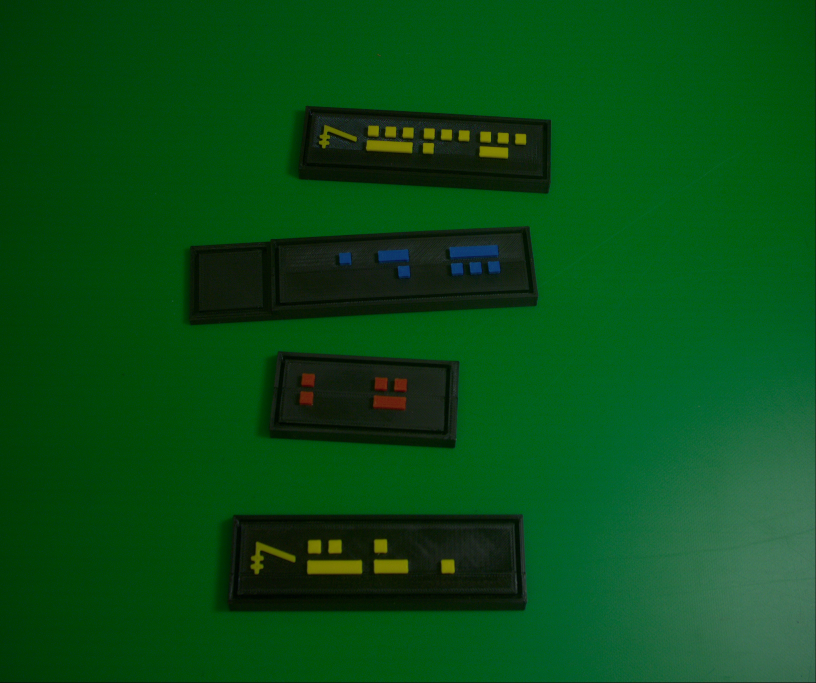
#> input picture captured_images/capture_20251211_143050.jpg, 2448 x 2048 px (shown at 1/3 size)
$ python test.py
#> lines starting #> are read from the running program, lines starting #| are printed output that depends on the picture; after the words box and inside, x2 and y2 are one past the last pixel; in counts of white or black regions, pixels touching at a corner belong together
#> in read_image, img is the input picture: shape (2048, 2448, 3); mean B, G, R 21.5, 77, 7.8
import cv2
import numpy as np

def show_resized(win_name, img, max_w=1280, max_h=720):
    h, w = img.shape[:2]
    scale = min(max_w / w, max_h / h, 1.0)
    if scale < 1.0:
        new_size = (int(w * scale), int(h * scale))
        interp = cv2.INTER_AREA if img.ndim in (2, 3) else cv2.INTER_NEAREST
        img = cv2.resize(img, new_size, interpolation=interp)
    cv2.imshow(win_name, img)

def detect_cards(image: np.ndarray):

    cv2.namedWindow("Tune", cv2.WINDOW_NORMAL)
    cv2.namedWindow("Edges", cv2.WINDOW_NORMAL)
    cv2.namedWindow("Closed", cv2.WINDOW_NORMAL)
    cv2.namedWindow("Kernel", cv2.WINDOW_NORMAL)
    cv2.resizeWindow("Tune", 400, 500)
    cv2.createTrackbar("BlurK", "Tune", 5, 31, lambda x: None)
    cv2.createTrackbar("CannyL", "Tune", 50, 255, lambda x: None)
    cv2.createTrackbar("CannyU", "Tune", 150, 255, lambda x: None)
    #cv2.createTrackbar("Smax", "Tune", 80, 255, lambda x: None)
   # cv2.createTrackbar("Vmax", "Tune", 90, 255, lambda x: None)
    cv2.createTrackbar("MorphK", "Tune", 7, 25, lambda x: None)
    cv2.createTrackbar("MorphIter", "Tune", 2, 5, lambda x: None)
    cv2.createTrackbar("AreaMin%", "Tune", 1, 20, lambda x: None)
    #cv2.createTrackbar("AspectMinx10", "Tune", 20, 50, lambda x: None)

    while True:

        bk = cv2.getTrackbarPos("BlurK", "Tune")
        cl = cv2.getTrackbarPos("CannyL", "Tune")
        cu = cv2.getTrackbarPos("CannyU", "Tune")
        #smax = cv2.getTrackbarPos("Smax", "Tune")
        #vmax = cv2.getTrackbarPos("Vmax", "Tune")
        mk = cv2.getTrackbarPos("MorphK", "Tune")
        mi = cv2.getTrackbarPos("MorphIter", "Tune")
        area = cv2.getTrackbarPos("AreaMin%", "Tune")
        #aspect10 = cv2.getTrackbarPos("AspectMinx10", "Tune")

        bk = max(1, bk)
        if bk % 2 == 0:
            bk += 1

        h, w = image.shape[:2]
#> h = 2048; w = 2448
        gray = cv2.cvtColor(image, cv2.COLOR_BGR2GRAY)
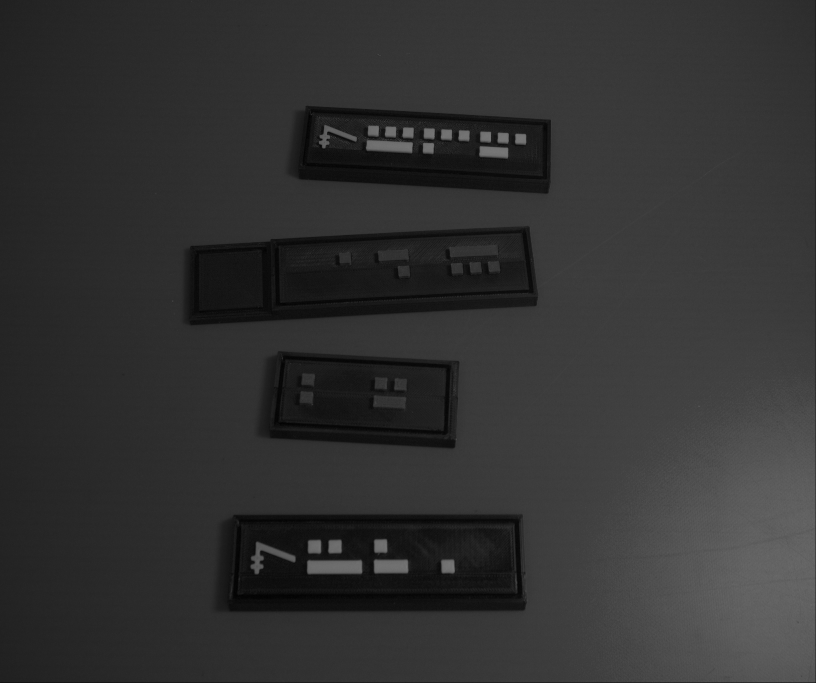
#> gray: shape (2048, 2448) (shown at 1/3 size); min 1, max 122, mean 49.9
        blur = cv2.GaussianBlur(gray, (bk, bk), 0)
        _, thr = cv2.threshold(blur, 0, 255, cv2.THRESH_BINARY_INV + cv2.THRESH_OTSU)
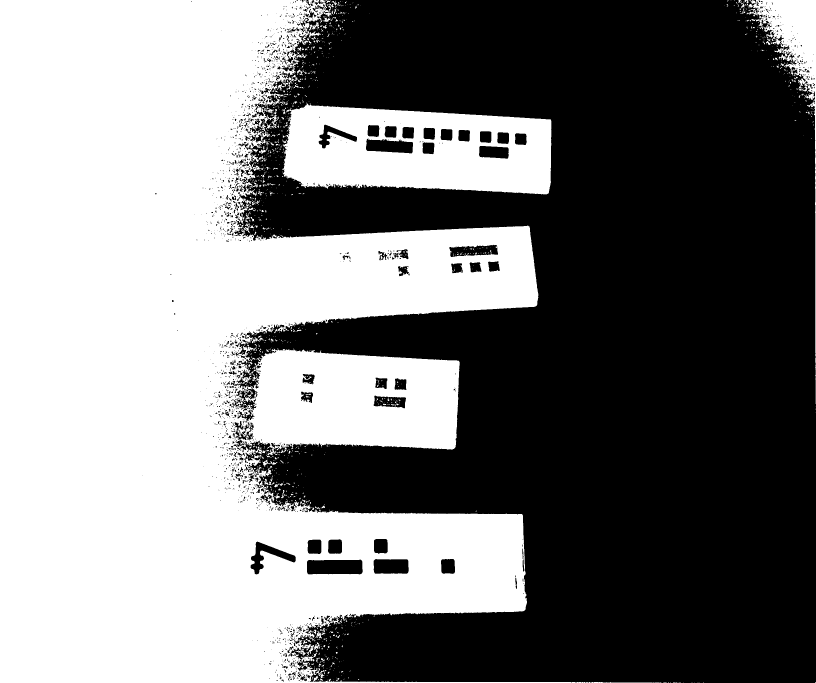
#> thr: shape (2048, 2448) (shown at 1/3 size); 48.1% white; 1256 white regions (1050 under 20 px), largest, box (x1, y1, x2, y2) and area: (0, 0, 1957, 2048) 2202568, (847, 310, 1654, 583) 160336, (2240, 0, 2448, 1212) 31734
        edges = cv2.Canny(thr, cl, cu)
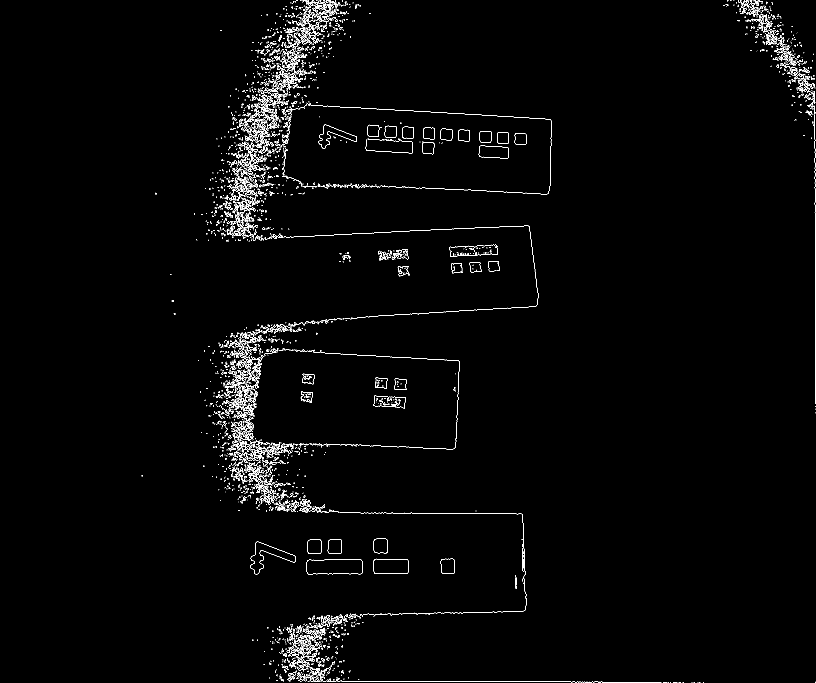
#> edges: shape (2048, 2448) (shown at 1/3 size); 1.2% white in thin lines or dots, all inside (x1, y1, x2, y2) = (425, 0, 2448, 2048)
        kernel = cv2.getStructuringElement(cv2.MORPH_RECT, (mk, mk))
        closed = cv2.morphologyEx(edges, cv2.MORPH_CLOSE, kernel, iterations=mi)
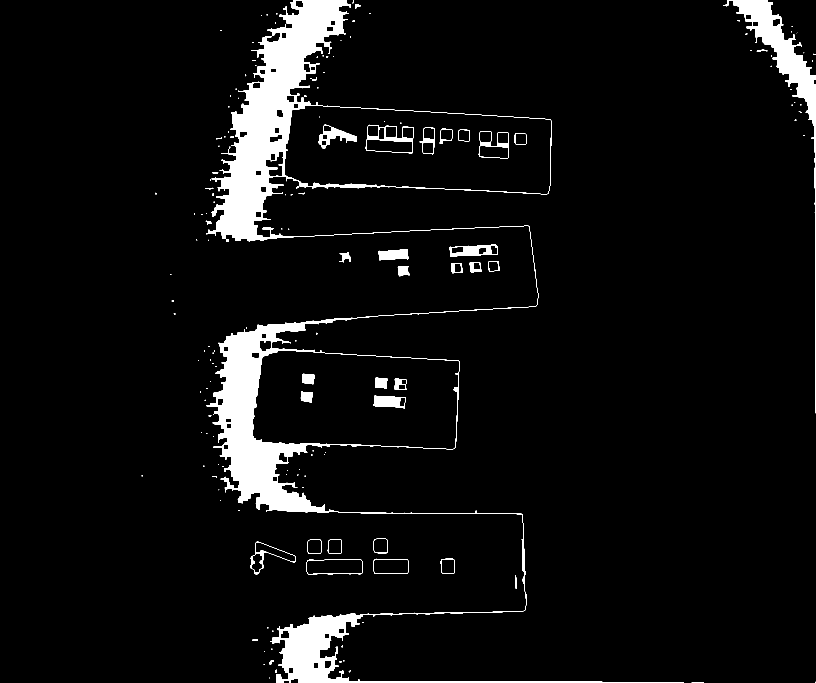
#> closed: shape (2048, 2448) (shown at 1/3 size); 5.5% white; 161 white regions (105 under 20 px)
        cnts, _ = cv2.findContours(closed, cv2.RETR_EXTERNAL, cv2.CHAIN_APPROX_SIMPLE)
#> cnts = 146 contours, 117 with area under 20; largest, box (x1, y1, x2, y2) and area: (619, 0, 2051, 2048) 565272, (2171, 0, 2448, 1240) 26894, (920, 1678, 1088, 1723) 6974, (751, 1624, 887, 1723) 4656, (1120, 1676, 1226, 1721) 4443
        results = []
        for c in cnts:

            try:
                area = cv2.contourArea(c)
                if area < h * w * area / 100.0:
                    continue
                aspect = cv2.minAreaRect(c)[1][0] / cv2.minAreaRect(c)[1][1]
                if aspect < aspect_min:
                    continue
                results.append(c)
            except:
                continue

            rect = cv2.minAreaRect(c)
            box = cv2.boxPoints(rect)
            box = np.int8(box)
            cv2.drawContours(image, [box], 0, (0, 255, 0), 2)
#> this loop made 146 passes
#> area on passes 9, 17, 18, 19, 20, 21, 22, 23, 24: 46, 133, 6973.5, 1734, 4443, 4656.5, 1672.5, 1686, 1710.5
#> (c, area) on pass 13: ([[757, 1919], [757, 1921], [773, 1921], [773, 1919]], 32)
#> after the loop, results = []

        cv2.imshow("Tuned", closed)
        k = cv2.waitKey(30) & 0xFF
#> (key q is pressed here)
        if k == 27 or k == ord('q'):
            break


def read_image(image_path: str) -> np.ndarray:
    img = cv2.imread(image_path)
    if img is None:
        raise ValueError(f"Failed to read image: {image_path}")
    return img


def main():
    image_path = "captured_images/capture_20251211_143050.jpg"
    img = read_image(image_path)
    detect_cards(img)

main()
